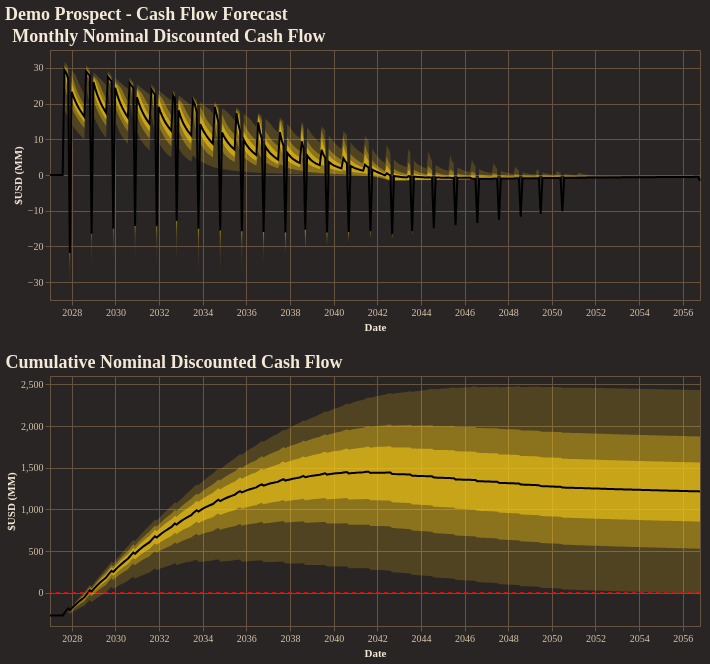

The notebook cell this image was saved under:
### Code cell
fig = reporter.plotter.combined_cash_flow_plot(
    figsize=(650, 250),
    backend=PLOTTING_BACKEND
)
fig.show()

### Figure 1 — Vega-Lite specification as saved in the notebook (floating-point values rounded to 4 significant figures; data arrays with more than 128 entries replaced by an {"elided": "..."} marker saying what was removed)
{"config": {"background": "#292524", "view": {"fill": "#292524", "stroke": "#665340"}, "title": {"color": "#f4e9d7", "font": "Merriweather", "fontSize": 18, "fontWeight": 600, "subtitleColor": "#d5c2a6", "anchor": "start"}, "axis": {"domainColor": "#665340", "gridColor": "#665340", "tickColor": "#665340", "labelColor": "#d5c2a6", "titleColor": "#f4e9d7", "labelFont": "Merriweather", "titleFont": "Merriweather"}, "legend": {"titleColor": "#f4e9d7", "labelColor": "#d5c2a6", "labelFont": "Merriweather", "titleFont": "Merriweather", "orient": "top-right", "symbolType": "circle"}, "header": {"labelColor": "#d5c2a6", "titleColor": "#f4e9d7", "labelFont": "Merriweather", "titleFont": "Merriweather"}, "mark": {"color": "#c78d3b"}, "line": {"color": "#c78d3b"}, "bar": {"color": "#c78d3b"}, "point": {"color": "#ddb06d"}, "area": {"color": "#c78d3b", "opacity": 0.35}, "text": {"color": "#f4e9d7", "font": "Merriweather"}, "range": {"category": ["#5DA5DA", "#F28E2B", "#59C36A", "#E15759", "#B07AA1", "#4ECDC4", "#FF9DA7", "#EDC948"]}}, "vconcat": [{"layer": [{"mark": {"type": "area", "color": "rgba(250, 204, 21, 1.0)", "opacity": 0.18}, "encoding": {"tooltip": [{"field": "date", "title": "Date", "type": "temporal"}, {"field": "p01", "format": ",.2f", "title": "P01", "type": "quantitative"}, {"field": "p10", "format": ",.2f", "title": "P10", "type": "quantitative"}, {"field": "p25", "format": ",.2f", "title": "P25", "type": "quantitative"}, {"field": "p50", "format": ",.2f", "title": "P50", "type": "quantitative"}, {"field": "p75", "format": ",.2f", "title": "P75", "type": "quantitative"}, {"field": "p90", "format": ",.2f", "title": "P90", "type": "quantitative"}, {"field": "p99", "format": ",.2f", "title": "P99", "type": "quantitative"}], "x": {"field": "date", "title": "Date", "type": "temporal"}, "y": {"field": "p01", "title": "$USD (MM)", "type": "quantitative"}, "y2": {"field": "p99"}}}, {"mark": {"type": "area", "color": "rgba(250, 204, 21, 1.0)", "opacity": 0.35}, "encoding": {"tooltip": [{"field": "date", "title": "Date", "type": "temporal"}, {"field": "p01", "format": ",.2f", "title": "P01", "type": "quantitative"}, {"field": "p10", "format": ",.2f", "title": "P10", "type": "quantitative"}, {"field": "p25", "format": ",.2f", "title": "P25", "type": "quantitative"}, {"field": "p50", "format": ",.2f", "title": "P50", "type": "quantitative"}, {"field": "p75", "format": ",.2f", "title": "P75", "type": "quantitative"}, {"field": "p90", "format": ",.2f", "title": "P90", "type": "quantitative"}, {"field": "p99", "format": ",.2f", "title": "P99", "type": "quantitative"}], "x": {"field": "date", "title": "Date", "type": "temporal"}, "y": {"field": "p10", "title": "$USD (MM)", "type": "quantitative"}, "y2": {"field": "p90"}}}, {"mark": {"type": "area", "color": "rgba(250, 204, 21, 1.0)", "opacity": 0.55}, "encoding": {"tooltip": [{"field": "date", "title": "Date", "type": "temporal"}, {"field": "p01", "format": ",.2f", "title": "P01", "type": "quantitative"}, {"field": "p10", "format": ",.2f", "title": "P10", "type": "quantitative"}, {"field": "p25", "format": ",.2f", "title": "P25", "type": "quantitative"}, {"field": "p50", "format": ",.2f", "title": "P50", "type": "quantitative"}, {"field": "p75", "format": ",.2f", "title": "P75", "type": "quantitative"}, {"field": "p90", "format": ",.2f", "title": "P90", "type": "quantitative"}, {"field": "p99", "format": ",.2f", "title": "P99", "type": "quantitative"}], "x": {"field": "date", "title": "Date", "type": "temporal"}, "y": {"field": "p25", "title": "$USD (MM)", "type": "quantitative"}, "y2": {"field": "p75"}}}, {"mark": {"type": "line", "color": "black", "strokeWidth": 2}, "encoding": {"tooltip": [{"field": "date", "title": "Date", "type": "temporal"}, {"field": "p01", "format": ",.2f", "title": "P01", "type": "quantitative"}, {"field": "p10", "format": ",.2f", "title": "P10", "type": "quantitative"}, {"field": "p25", "format": ",.2f", "title": "P25", "type": "quantitative"}, {"field": "p50", "format": ",.2f", "title": "P50", "type": "quantitative"}, {"field": "p75", "format": ",.2f", "title": "P75", "type": "quantitative"}, {"field": "p90", "format": ",.2f", "title": "P90", "type": "quantitative"}, {"field": "p99", "format": ",.2f", "title": "P99", "type": "quantitative"}], "x": {"field": "date", "title": "Date", "type": "temporal"}, "y": {"field": "p50", "title": "$USD (MM)", "type": "quantitative"}}}], "data": {"name": "data-8c97875d59242ee27bdc7e80a200e0e9"}, "height": 250, "title": "Monthly Nominal Discounted Cash Flow", "width": 650}, {"layer": [{"layer": [{"mark": {"type": "area", "color": "rgba(250, 204, 21, 1.0)", "opacity": 0.18}, "encoding": {"tooltip": [{"field": "date", "title": "Date", "type": "temporal"}, {"field": "p01", "format": ",.2f", "title": "P01", "type": "quantitative"}, {"field": "p10", "format": ",.2f", "title": "P10", "type": "quantitative"}, {"field": "p25", "format": ",.2f", "title": "P25", "type": "quantitative"}, {"field": "p50", "format": ",.2f", "title": "P50", "type": "quantitative"}, {"field": "p75", "format": ",.2f", "title": "P75", "type": "quantitative"}, {"field": "p90", "format": ",.2f", "title": "P90", "type": "quantitative"}, {"field": "p99", "format": ",.2f", "title": "P99", "type": "quantitative"}], "x": {"field": "date", "title": "Date", "type": "temporal"}, "y": {"field": "p01", "title": "$USD (MM)", "type": "quantitative"}, "y2": {"field": "p99"}}}, {"mark": {"type": "area", "color": "rgba(250, 204, 21, 1.0)", "opacity": 0.35}, "encoding": {"tooltip": [{"field": "date", "title": "Date", "type": "temporal"}, {"field": "p01", "format": ",.2f", "title": "P01", "type": "quantitative"}, {"field": "p10", "format": ",.2f", "title": "P10", "type": "quantitative"}, {"field": "p25", "format": ",.2f", "title": "P25", "type": "quantitative"}, {"field": "p50", "format": ",.2f", "title": "P50", "type": "quantitative"}, {"field": "p75", "format": ",.2f", "title": "P75", "type": "quantitative"}, {"field": "p90", "format": ",.2f", "title": "P90", "type": "quantitative"}, {"field": "p99", "format": ",.2f", "title": "P99", "type": "quantitative"}], "x": {"field": "date", "title": "Date", "type": "temporal"}, "y": {"field": "p10", "title": "$USD (MM)", "type": "quantitative"}, "y2": {"field": "p90"}}}, {"mark": {"type": "area", "color": "rgba(250, 204, 21, 1.0)", "opacity": 0.55}, "encoding": {"tooltip": [{"field": "date", "title": "Date", "type": "temporal"}, {"field": "p01", "format": ",.2f", "title": "P01", "type": "quantitative"}, {"field": "p10", "format": ",.2f", "title": "P10", "type": "quantitative"}, {"field": "p25", "format": ",.2f", "title": "P25", "type": "quantitative"}, {"field": "p50", "format": ",.2f", "title": "P50", "type": "quantitative"}, {"field": "p75", "format": ",.2f", "title": "P75", "type": "quantitative"}, {"field": "p90", "format": ",.2f", "title": "P90", "type": "quantitative"}, {"field": "p99", "format": ",.2f", "title": "P99", "type": "quantitative"}], "x": {"field": "date", "title": "Date", "type": "temporal"}, "y": {"field": "p25", "title": "$USD (MM)", "type": "quantitative"}, "y2": {"field": "p75"}}}, {"mark": {"type": "line", "color": "black", "strokeWidth": 2}, "encoding": {"tooltip": [{"field": "date", "title": "Date", "type": "temporal"}, {"field": "p01", "format": ",.2f", "title": "P01", "type": "quantitative"}, {"field": "p10", "format": ",.2f", "title": "P10", "type": "quantitative"}, {"field": "p25", "format": ",.2f", "title": "P25", "type": "quantitative"}, {"field": "p50", "format": ",.2f", "title": "P50", "type": "quantitative"}, {"field": "p75", "format": ",.2f", "title": "P75", "type": "quantitative"}, {"field": "p90", "format": ",.2f", "title": "P90", "type": "quantitative"}, {"field": "p99", "format": ",.2f", "title": "P99", "type": "quantitative"}], "x": {"field": "date", "title": "Date", "type": "temporal"}, "y": {"field": "p50", "title": "$USD (MM)", "type": "quantitative"}}}], "data": {"name": "data-0dd55a076b37bdb7f233878b0adf854a"}, "title": "Cumulative Nominal Discounted Cash Flow"}, {"data": {"name": "data-42990c68f268a11fa16682fcd3437a6f"}, "mark": {"type": "rule", "color": "red", "strokeDash": [4, 4]}, "encoding": {"y": {"field": "zero", "type": "quantitative"}}}], "height": 250, "width": 650}], "title": "Demo Prospect - Cash Flow Forecast", "$schema": "https://vega.github.io/schema/vega-lite/v5.20.1.json", "datasets": {"data-8c97875d59242ee27bdc7e80a200e0e9": {"elided": "360 records"}, "data-0dd55a076b37bdb7f233878b0adf854a": {"elided": "360 records"}, "data-42990c68f268a11fa16682fcd3437a6f": [{"zero": 0}]}}
